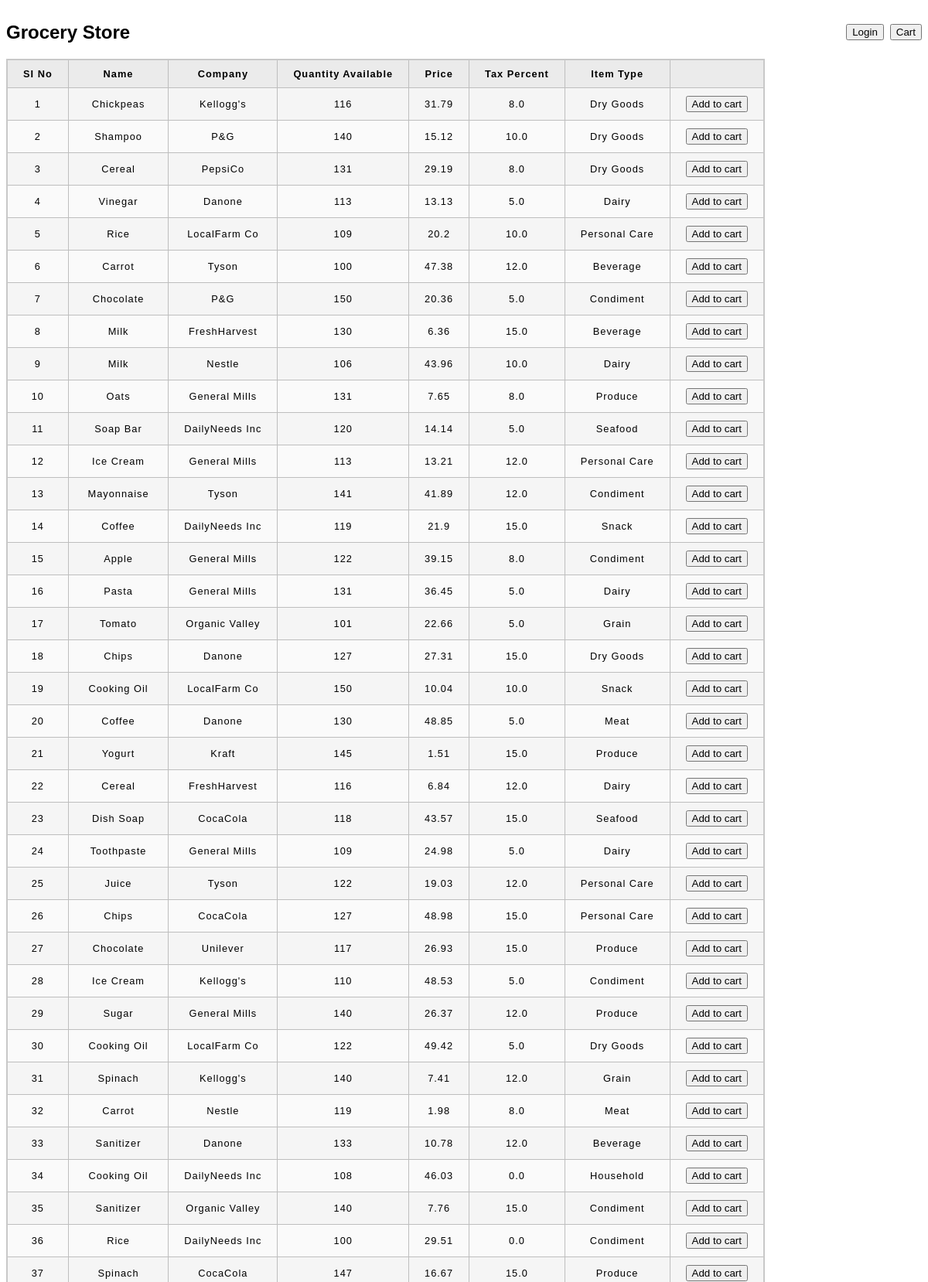
The page / (upper part) on the database its author committed.
### tables this page shows
CREATE TABLE "grocery" (
    si_no INTEGER PRIMARY KEY,
    name TEXT,
    company TEXT,
    quantity INTEGER,
    price_usd REAL,
    tax_percent REAL,
    item_type TEXT
);

### app.py (the view)
@app.route('/', methods=['POST','GET'])
def index():
    db=get_db()
    cursor=db.cursor()
    cursor.execute('SELECT * FROM grocery')
    row=cursor.fetchall()
    try:
        user=bool(session['user'])
    except:
        user=False
    return render_template('home.html',groceries=row, user=user)

### app.py (called while the page is built)
def get_db():
    if 'db' not in g:
        g.db=sqlite3.connect(DATABASE)
        g.db.row_factory=sqlite3.Row
    return g.db

### templates/home.html (shortened to what this page needs)
{% extends'layout.html' %}
{% block body %}
    <section>
        <h1>Grocery Store</h1>
        <nav>
            <ul>
                <li>
                    <form action="/login">
                        <button type="submit">Login</button>
                    </form>
                </li>
                <li>
                    <form action="/cartview">
                        <button type="submit">Cart</button>
                    </form>
                </li>
            </ul>
        </nav>
    </section>
    <table>
        <thead>
            <th>SI No</th>
            <th>Name</th>
            <th>Company</th>
            <th>Quantity Available</th>
            <th>Price</th>
            <th>Tax Percent</th>
            <th>Item Type</th>
            <th></th>
        </thead>
        <tbody>
            {% for grocery in groceries %}
                <tr>
                    <td>{{grocery['si_no']}}</td>
                    <td>{{grocery['name']}}</td>
                    <td>{{grocery['company']}}</td>
                    <td>{{grocery['quantity']}}</td>
                    <td>{{grocery['price_usd']}}</td>
                    <td>{{grocery['tax_percent']}}</td>
                    <td>{{grocery['item_type']}}</td>
                    <td>
                        <form action="/cart", method="post">
                            <button type="submit">Add to cart</button>
                        </form>
                    </td>
                </tr>
            {% endfor %}
        </tbody>
    </table>
{% endblock %}

### templates/layout.html (shortened to what this page needs)
<!DOCTYPE html>
<html lang="en">
<head>
    <link rel="stylesheet" href="../static/style.css">
</head>
<body>
    {% block body %}
    {% endblock %}
</body>
</html>

### static/style.css (style rules this page uses)
html { font-family: sans-serif; }
table { border-collapse: collapse; border: 2px solid rgb(200 200 200); letter-spacing: 1px; font-size: 0.8rem; }
td, th { border: 1px solid rgb(190 190 190); padding: 10px 20px; }
th { background-color: rgb(235 235 235); }
td { text-align: center; }
tr:nth-child(even) td { background-color: rgb(250 250 250); }
tr:nth-child(odd) td { background-color: rgb(245 245 245); }
section { display: flex; justify-content: space-between; align-items: center; }
ul { display: flex; list-style-type: none; gap: 8px; }

### rows shown on the page
grocery: si_no "1", name "Chickpeas", company "Kellogg's", quantity "116", price_usd "31.79", tax_percent "8.0", item_type "Dry Goods"
grocery: si_no "2", name "Shampoo", company "P&G", quantity "140", price_usd "15.12", tax_percent "10.0", item_type "Dry Goods"
grocery: si_no "3", name "Cereal", company "PepsiCo", quantity "131", price_usd "29.19", tax_percent "8.0", item_type "Dry Goods"
grocery: si_no "4", name "Vinegar", company "Danone", quantity "113", price_usd "13.13", tax_percent "5.0", item_type "Dairy"
grocery: si_no "5", name "Rice", company "LocalFarm Co", quantity "109", price_usd "20.2", tax_percent "10.0", item_type "Personal Care"
grocery: si_no "6", name "Carrot", company "Tyson", quantity "100", price_usd "47.38", tax_percent "12.0", item_type "Beverage"
grocery: si_no "7", name "Chocolate", company "P&G", quantity "150", price_usd "20.36", tax_percent "5.0", item_type "Condiment"
grocery: si_no "8", name "Milk", company "FreshHarvest", quantity "130", price_usd "6.36", tax_percent "15.0", item_type "Beverage"
grocery: si_no "9", name "Milk", company "Nestle", quantity "106", price_usd "43.96", tax_percent "10.0", item_type "Dairy"
grocery: si_no "10", name "Oats", company "General Mills", quantity "131", price_usd "7.65", tax_percent "8.0", item_type "Produce"
grocery: si_no "11", name "Soap Bar", company "DailyNeeds Inc", quantity "120", price_usd "14.14", tax_percent "5.0", item_type "Seafood"
grocery: si_no "12", name "Ice Cream", company "General Mills", quantity "113", price_usd "13.21", tax_percent "12.0", item_type "Personal Care"
grocery: si_no "13", name "Mayonnaise", company "Tyson", quantity "141", price_usd "41.89", tax_percent "12.0", item_type "Condiment"
grocery: si_no "14", name "Coffee", company "DailyNeeds Inc", quantity "119", price_usd "21.9", tax_percent "15.0", item_type "Snack"
grocery: si_no "15", name "Apple", company "General Mills", quantity "122", price_usd "39.15", tax_percent "8.0", item_type "Condiment"
grocery: si_no "16", name "Pasta", company "General Mills", quantity "131", price_usd "36.45", tax_percent "5.0", item_type "Dairy"
grocery: si_no "17", name "Tomato", company "Organic Valley", quantity "101", price_usd "22.66", tax_percent "5.0", item_type "Grain"
grocery: si_no "18", name "Chips", company "Danone", quantity "127", price_usd "27.31", tax_percent "15.0", item_type "Dry Goods"
grocery: si_no "19", name "Cooking Oil", company "LocalFarm Co", quantity "150", price_usd "10.04", tax_percent "10.0", item_type "Snack"
grocery: si_no "20", name "Coffee", company "Danone", quantity "130", price_usd "48.85", tax_percent "5.0", item_type "Meat"
grocery: si_no "21", name "Yogurt", company "Kraft", quantity "145", price_usd "1.51", tax_percent "15.0", item_type "Produce"
grocery: si_no "22", name "Cereal", company "FreshHarvest", quantity "116", price_usd "6.84", tax_percent "12.0", item_type "Dairy"
grocery: si_no "23", name "Dish Soap", company "CocaCola", quantity "118", price_usd "43.57", tax_percent "15.0", item_type "Seafood"
grocery: si_no "24", name "Toothpaste", company "General Mills", quantity "109", price_usd "24.98", tax_percent "5.0", item_type "Dairy"
grocery: si_no "25", name "Juice", company "Tyson", quantity "122", price_usd "19.03", tax_percent "12.0", item_type "Personal Care"
grocery: si_no "26", name "Chips", company "CocaCola", quantity "127", price_usd "48.98", tax_percent "15.0", item_type "Personal Care"
grocery: si_no "27", name "Chocolate", company "Unilever", quantity "117", price_usd "26.93", tax_percent "15.0", item_type "Produce"
grocery: si_no "28", name "Ice Cream", company "Kellogg's", quantity "110", price_usd "48.53", tax_percent "5.0", item_type "Condiment"
grocery: si_no "29", name "Sugar", company "General Mills", quantity "140", price_usd "26.37", tax_percent "12.0", item_type "Produce"
grocery: si_no "30", name "Cooking Oil", company "LocalFarm Co", quantity "122", price_usd "49.42", tax_percent "5.0", item_type "Dry Goods"
grocery: si_no "31", name "Spinach", company "Kellogg's", quantity "140", price_usd "7.41", tax_percent "12.0", item_type "Grain"
grocery: si_no "32", name "Carrot", company "Nestle", quantity "119", price_usd "1.98", tax_percent "8.0", item_type "Meat"
grocery: si_no "33", name "Sanitizer", company "Danone", quantity "133", price_usd "10.78", tax_percent "12.0", item_type "Beverage"
grocery: si_no "34", name "Cooking Oil", company "DailyNeeds Inc", quantity "108", price_usd "46.03", tax_percent "0.0", item_type "Household"
grocery: si_no "35", name "Sanitizer", company "Organic Valley", quantity "140", price_usd "7.76", tax_percent "15.0", item_type "Condiment"
grocery: si_no "36", name "Rice", company "DailyNeeds Inc", quantity "100", price_usd "29.51", tax_percent "0.0", item_type "Condiment"
grocery: si_no "37", name "Spinach", company "CocaCola", quantity "147", price_usd "16.67", tax_percent "15.0", item_type "Produce"
